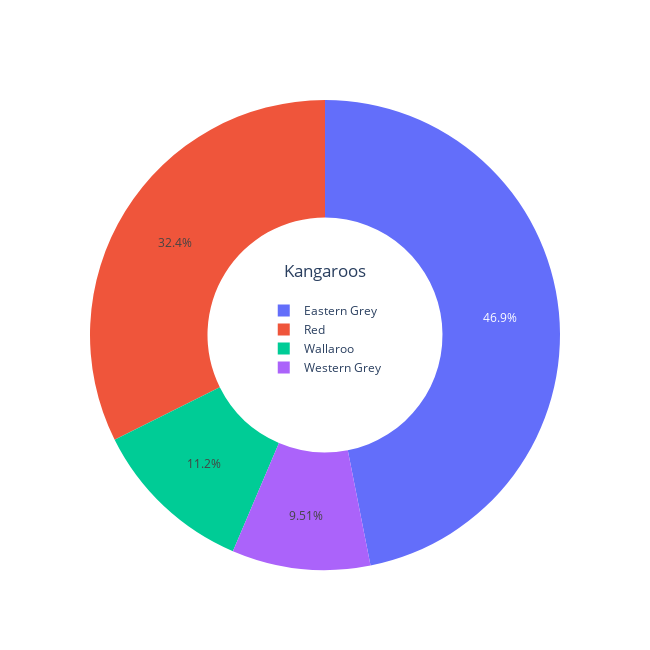

Notebook code for this chart:
### Code cell
fig = px.pie(values=df_w.Average, names=df_w.index, hole=.5, title='Kangaroos')
fig.update_layout(
    width=650, height=650,
    title_x=1/2, title_y=7/12,
    legend=dict(
        yanchor="bottom",
        y=2/5,
        xanchor="left",
        x=3/8))
fig.show()

### Figure 1 — Plotly figure (JSON) as saved in the notebook; plotly's stock layout.template omitted (floating-point values rounded to 4 significant figures)
{"data": [{"domain": {"x": [0, 1], "y": [0, 1]}, "hole": 0.5, "hovertemplate": "label=%{label}<br>value=%{value}<extra></extra>", "labels": ["Red", "Western Grey", "Eastern Grey", "Wallaroo"], "legendgroup": "", "name": "", "showlegend": true, "type": "pie", "values": [9984000.0, 2936000.0, 14470000.0, 3468000.0]}], "layout": {"height": 650, "legend": {"tracegroupgap": 0, "x": 0.375, "xanchor": "left", "y": 0.4, "yanchor": "bottom"}, "title": {"text": "Kangaroos", "x": 0.5, "y": 0.5833}, "width": 650}}
